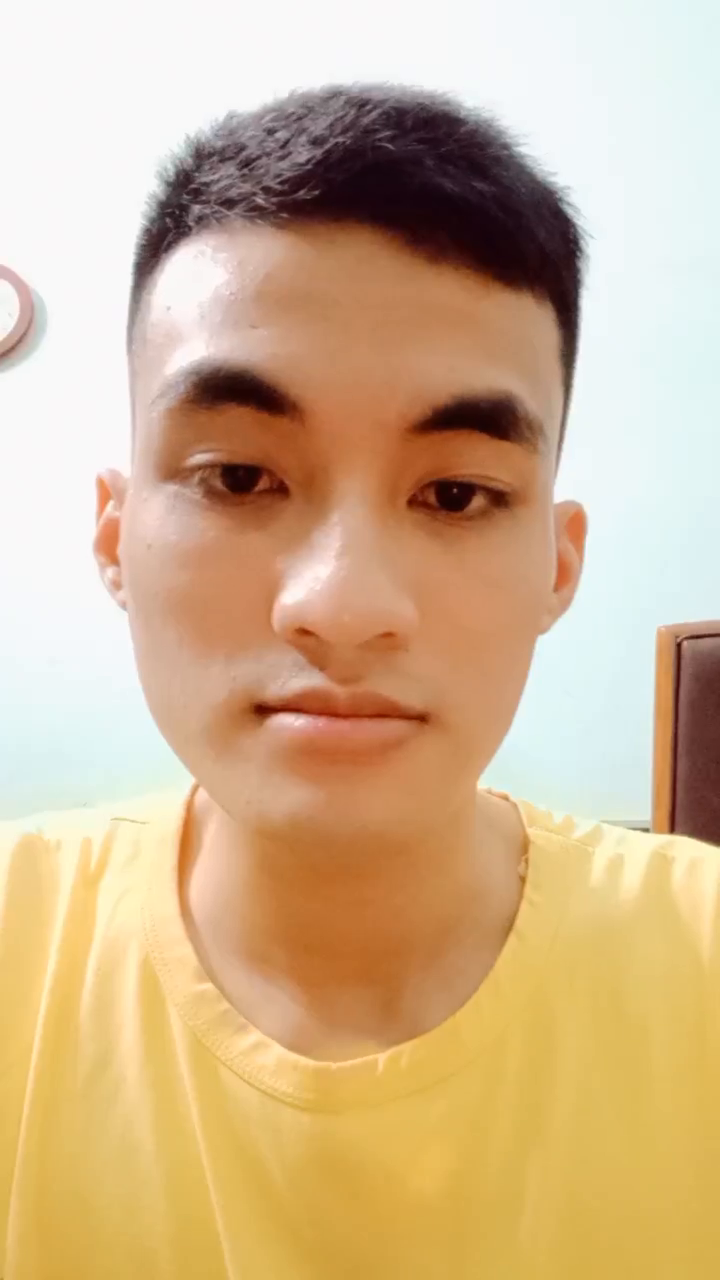
#> input picture frame 13 of tienxyly/5/1.mp4, 720 x 1280 px, given in place of 5.mp4, which was not available
$ python cut_video.py
#> lines starting #> are read from the running program, lines starting #| are printed output that depends on the picture; pictures that were not available may be replaced by others from this repository, and a replacement may not be noted
import cv2
import os
import keyboard

# Tải classifier cho việc phát hiện khuôn mặt
face_cascade = cv2.CascadeClassifier(cv2.data.haarcascades + 'haarcascade_frontalface_default.xml')

# Mở video
video_capture = cv2.VideoCapture('5/5.mp4')

# Tạo thư mục đầu ra nếu nó chưa tồn tại
output_directory = '3/'
if not os.path.exists(output_directory):
    os.makedirs(output_directory)

# Đọc video frame từng frame
frame_count = 0
i = 0  # Gán giá trị cho biến 'i'
while True:
    ret, frame = video_capture.read()
#> frame is the input picture: shape (1280, 720, 3); mean B, G, R 142.8, 180.1, 209.3

    # Kiểm tra nếu đã đọc hết video
    if not ret:
        break

    # Phát hiện khuôn mặt trong frame
    gray = cv2.cvtColor(frame, cv2.COLOR_BGR2GRAY)
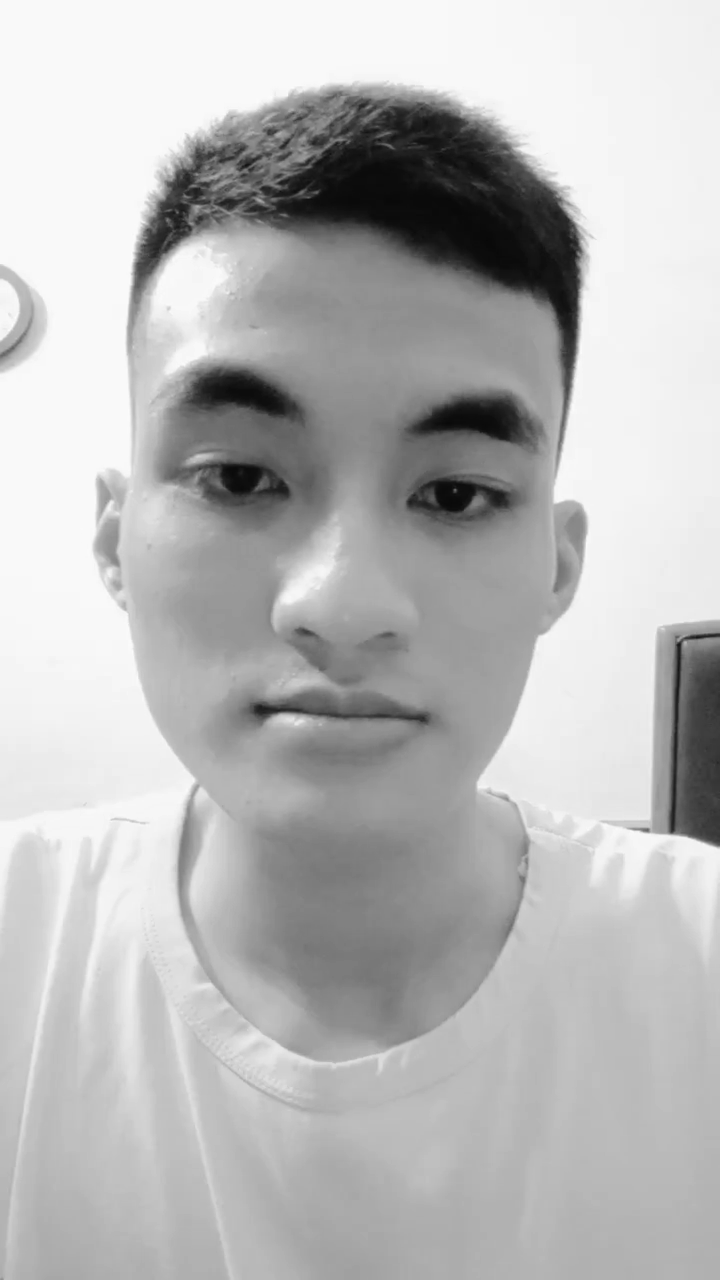
#> gray: shape (1280, 720); min 7, max 254, mean 184.5
    faces = face_cascade.detectMultiScale(gray, scaleFactor=1.3, minNeighbors=5, minSize=(30, 30))
#> faces = [[57, 280, 559, 559]]

    # Với mỗi khuôn mặt được phát hiện, cắt ảnh và lưu vào thư mục đầu ra
    for (x, y, w, h) in faces:
        cropped_face = frame[y:y + h, x:x + w]
        # Tạo tên tệp ảnh khuôn mặt với định dạng "anh_khuon_mat_{frame_count}_{i}_{ten_video}.jpg"
        output_path = os.path.join(output_directory, f"anh_khuon_mat_{frame_count}_{i}_{'5.mp4'}.jpg")
        cv2.imwrite(output_path, cropped_face)  # Lưu ảnh khuôn mặt
        frame_count += 1
#> this loop made 1 pass
#> (x, y, w, h, frame_count) on pass 1: (57, 280, 559, 559, 1)
#> pass 1, `cropped_face = frame[y:y + h, x:x + w]`:
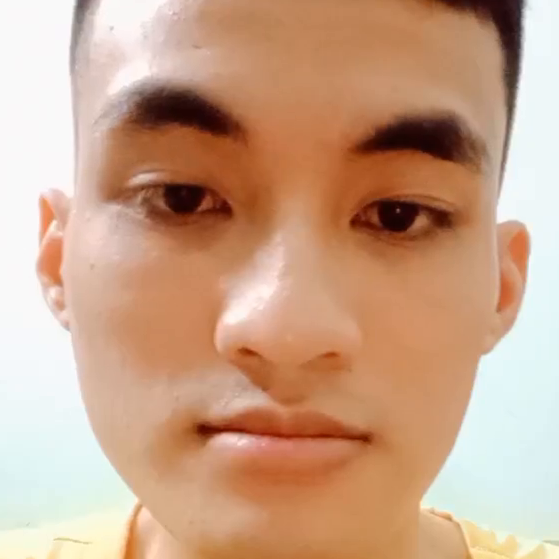
#> cropped_face: shape (559, 559, 3); mean B, G, R 136.9, 163.2, 202.1
#> after the loop, frame_count = 1

    # Kiểm tra nút 'q' trên bàn phím để thoát khỏi vòng lặp
    if keyboard.is_pressed('q'):
#> (key q is pressed here)
        break

# Giải phóng tài nguyên
video_capture.release()

$ run again, starting later in the video
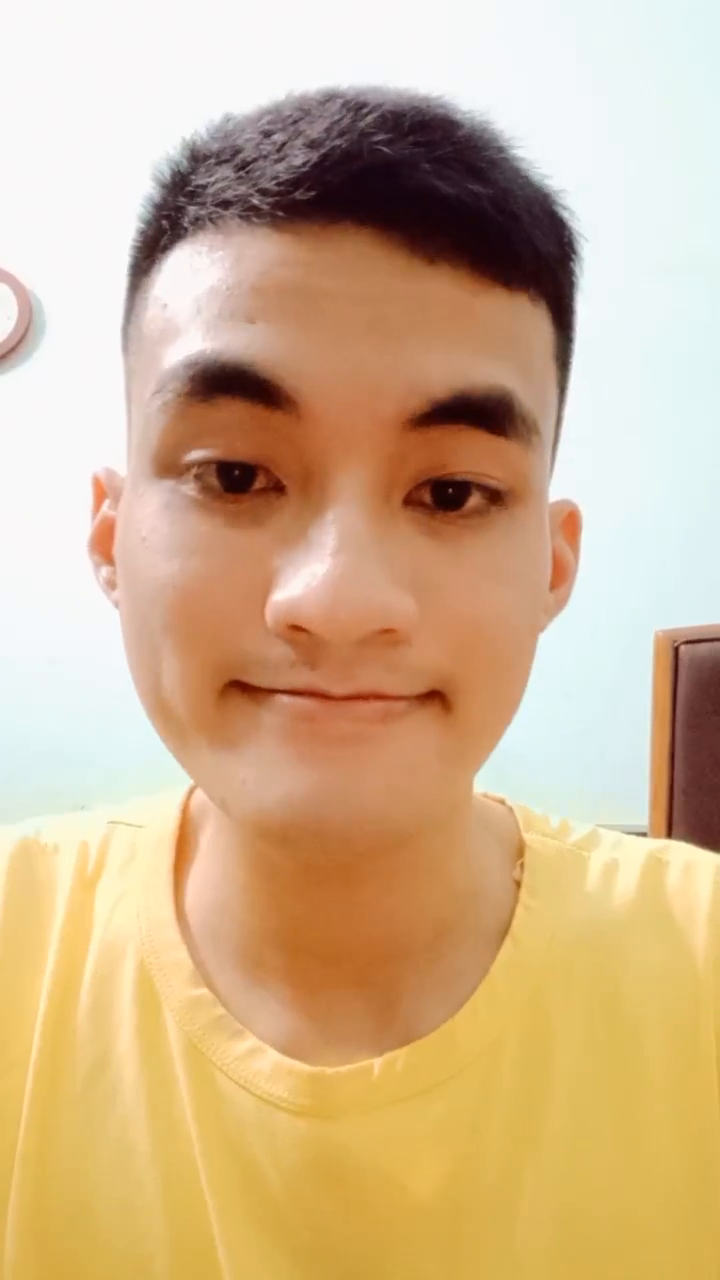
#> input picture frame 58 of tienxyly/5/1.mp4, 720 x 1280 px, given in place of 5.mp4, which was not available
#> frame is the input picture: shape (1280, 720, 3); mean B, G, R 142.6, 179.8, 209.7
#> `gray = cv2.cvtColor(frame, cv2.COLOR_BGR2GRAY)`:
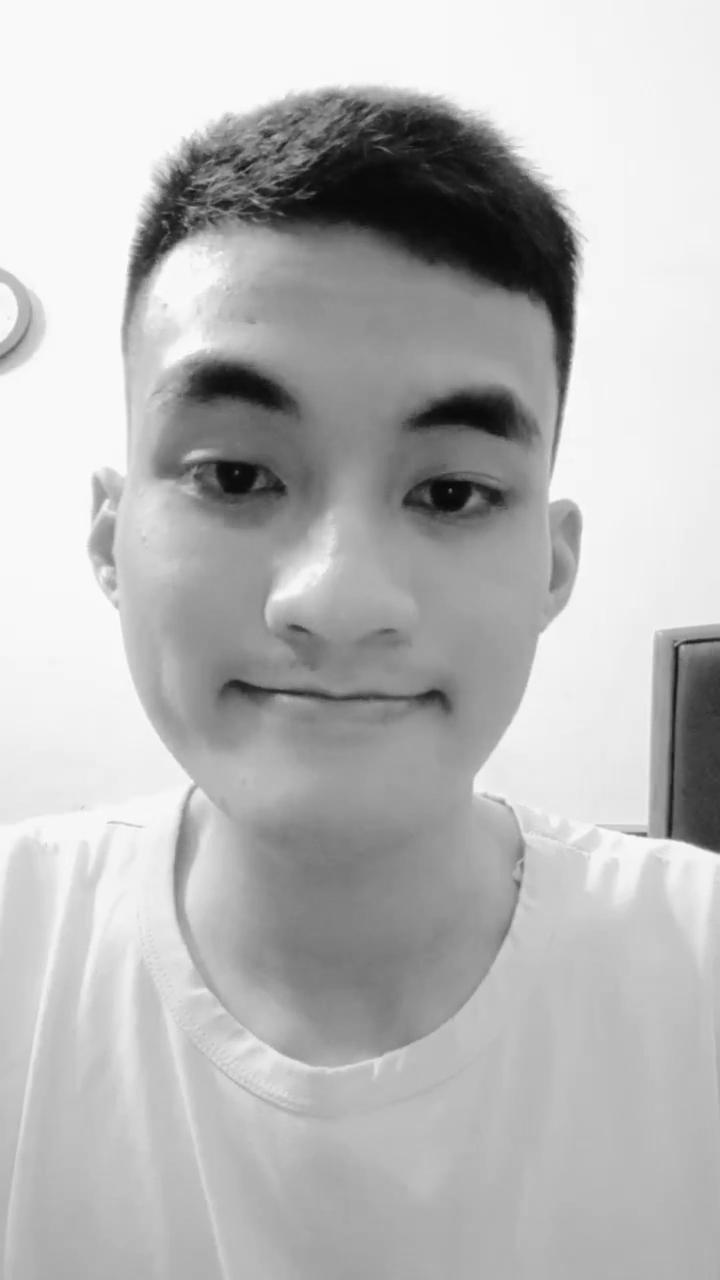
#> gray: shape (1280, 720); min 8, max 255, mean 184.5
#> faces = ()
#> after the loop `for (x, y, w, h) in faces:`: frame_count = 0

$ run again, starting later in the video
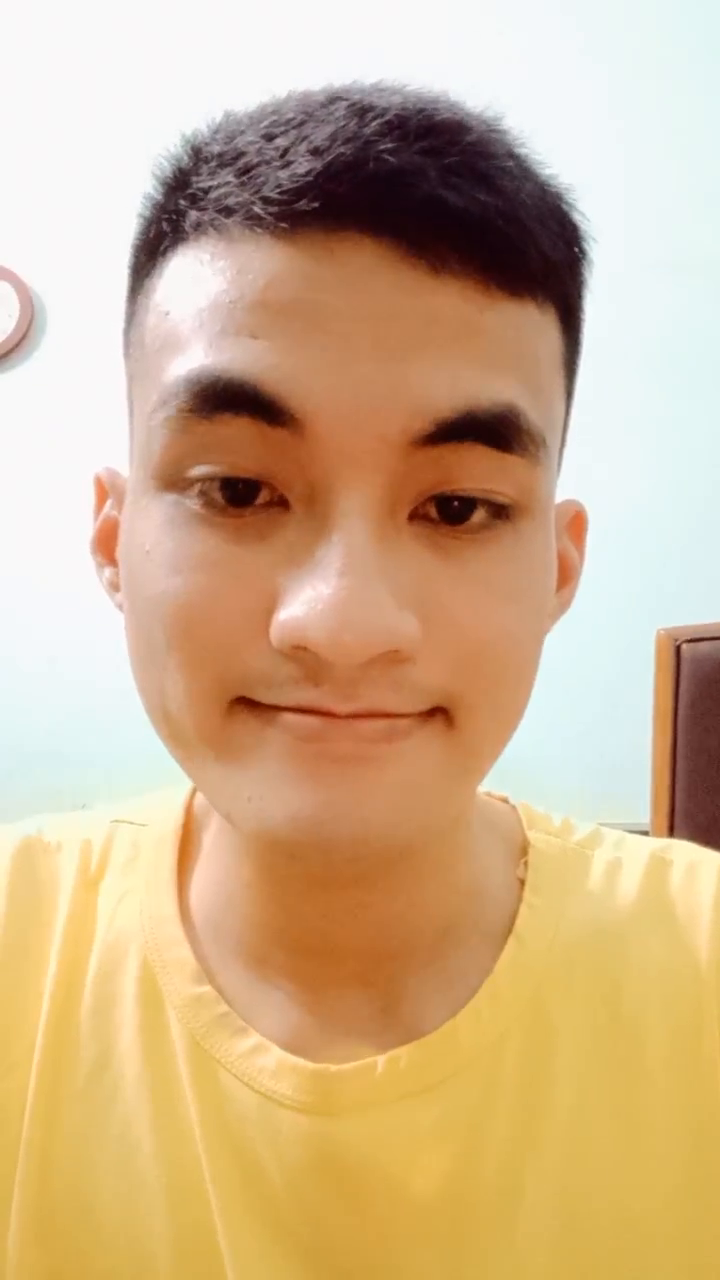
#> input picture frame 104 of tienxyly/5/1.mp4, 720 x 1280 px, given in place of 5.mp4, which was not available
#> frame is the input picture: shape (1280, 720, 3); mean B, G, R 140.5, 178.1, 208.4
#> `gray = cv2.cvtColor(frame, cv2.COLOR_BGR2GRAY)`:
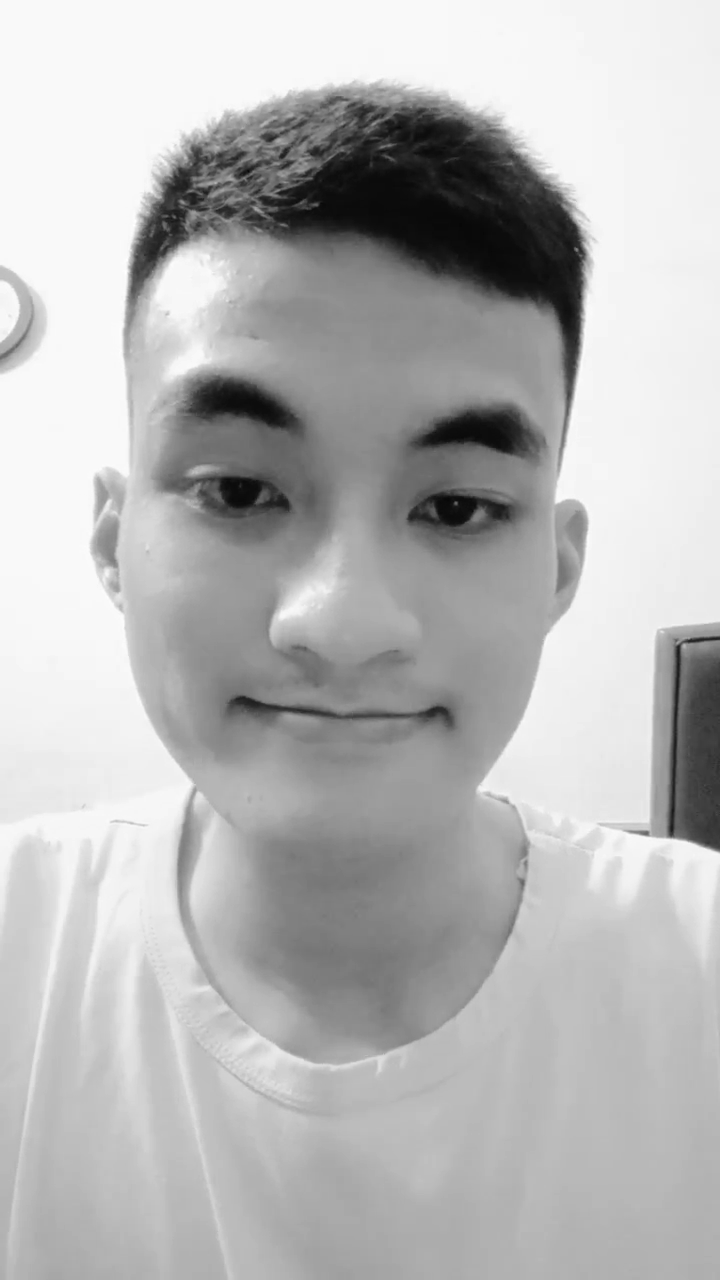
#> gray: shape (1280, 720); min 7, max 255, mean 182.9
#> faces = [[58, 295, 559, 559]]
#> the loop `for (x, y, w, h) in faces:` made 1 pass
#> (x, y, w, h, frame_count) on pass 1: (58, 295, 559, 559, 1)
#> pass 1, `cropped_face = frame[y:y + h, x:x + w]`:
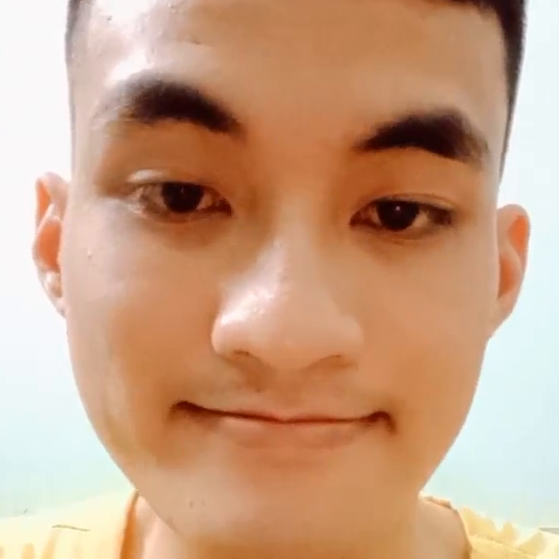
#> cropped_face: shape (559, 559, 3); mean B, G, R 131.7, 160.6, 201.8
#> after the loop `for (x, y, w, h) in faces:`: frame_count = 1
